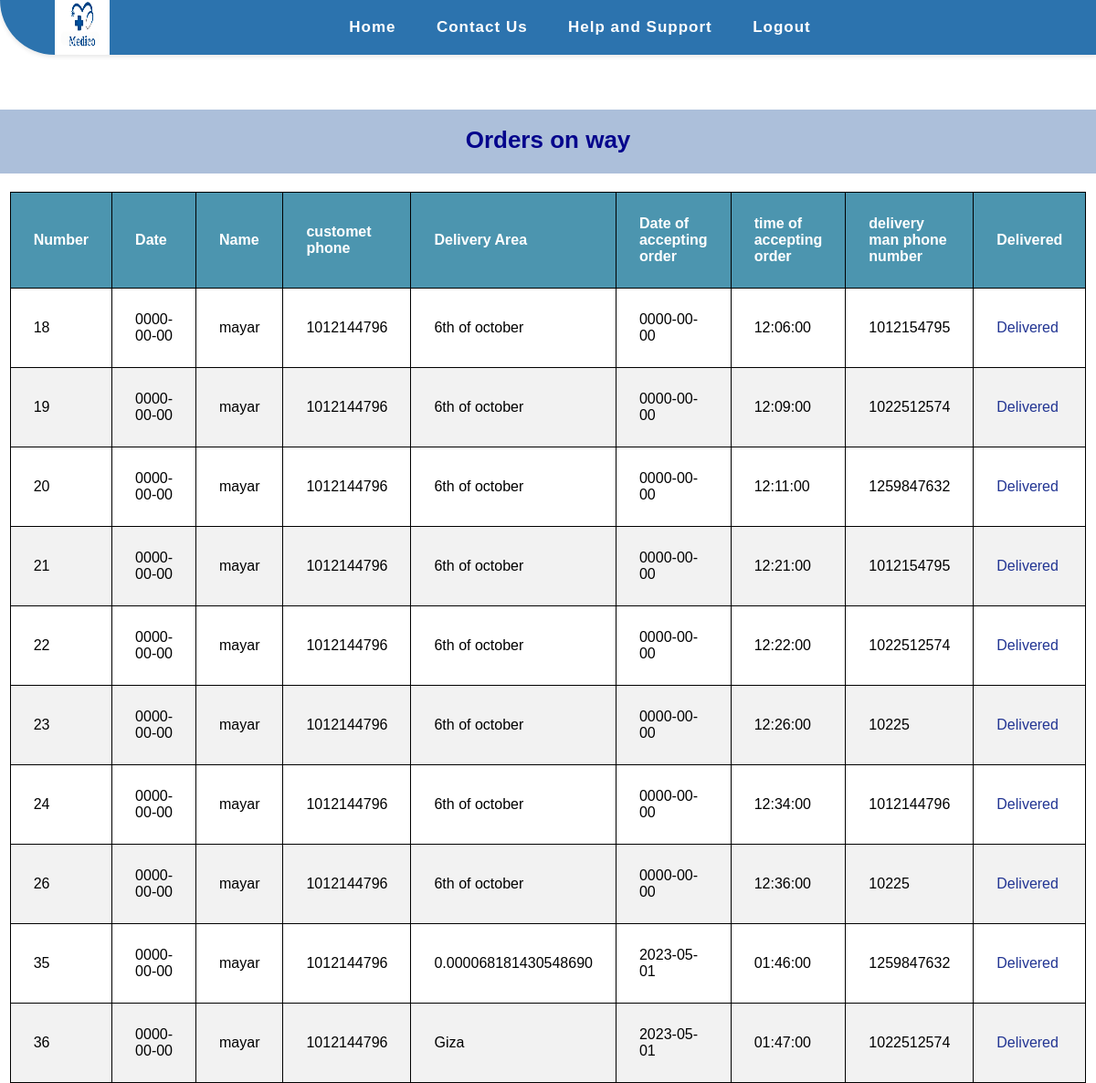
Screenshot of /order_on_way.php (signed in) with the database file from the repository.
### tables this page shows
CREATE TABLE `orders` (
  `id_of_order` int(11) NOT NULL,
  `pharmacy_id` int(11) NOT NULL,
  `opatient_id` int(11) NOT NULL,
  `ord_id` int(11) NOT NULL,
  `order_date` date NOT NULL,
  `order_time` time NOT NULL,
  `patient_address` varchar(255) NOT NULL,
  `prescription` mediumtext NOT NULL,
  `message` varchar(255) NOT NULL,
  `dtime` time NOT NULL,
  `dday` date NOT NULL,
  `dphone` int(11) NOT NULL,
  `date_of_accept` date NOT NULL,
  `time_of_accept` time NOT NULL,
  `activity` varchar(255) NOT NULL
);

CREATE TABLE `patient` (
  `id` int(11) NOT NULL,
  `first_name` varchar(255) NOT NULL,
  `last_name` varchar(255) NOT NULL,
  `gender` varchar(255) NOT NULL,
  `occupation` varchar(255) NOT NULL,
  `marital_status` varchar(255) NOT NULL,
  `email` varchar(255) NOT NULL,
  `allergies` varchar(255) NOT NULL,
  `blood_type` varchar(255) NOT NULL,
  `age` int(11) NOT NULL,
  `phone` int(11) NOT NULL,
  `emergency_contact` int(11) NOT NULL,
  `address` varchar(255) NOT NULL,
  `password` int(11) NOT NULL
);

### order_on_way.php (the view, shortened to what this page needs)
<?php
include "shared/conn.php";
if (isset($_SESSION['pharmacy'])) {
    $select = "SELECT * FROM `orders` JOIN `patient` ON
    orders.opatient_id = patient.id WHERE orders.activity != 'no' ";
    $sel = mysqli_query($connect , $select);
    ?>
<!DOCTYPE html>
<html lang="en">
<head>
    <link rel="stylesheet" href="CSS/footer.css">
    <link rel="stylesheet" href="CSS/pharmacy's view.css">
</head>
<body>
    <nav>
        <div class="logo">
            <a href="#"><img src="Images/medico.png" alt="Medico Logo"></a>
        </div>
        <ul class="nav-links">
            <li><a href="index.php">Home</a></li>
            <li><a href="#">Contact Us</a></li>
            <li><a href="#">Help and Support</a></li>
            <li><a href="home.html">Logout</a></li>
        </ul>
    </nav>
    <h1 class="h1_text" id="Requests">Orders on way</h1>
    <table>
        <thead>
            <tr>
                <th>Number</th>
                <th>Date</th>
                <th>Name</th>
                <th>customet phone</th>
                <th>Delivery Area</th>
                <th>Date of accepting order</th>
                <th>time of accepting order</th>
                <th>delivery man phone number</th>
                <th>Delivered</th>
            </tr>
        </thead>
        <tbody>
            <?php foreach($sel as $s){ ?>
            <tr>
                <td><?php echo $s['id_of_order']; ?></td>
                <td><?php echo $s['order_date']; ?></td>
                <td><?php echo $s['first_name']; ?></td>
                <td><?php echo $s['phone']; ?></td>
                <td><?php echo $s['patient_address']; ?></td>
                <td><?php echo $s['date_of_accept']; ?></td>
                <td><?php echo $s['time_of_accept']; ?></td>
                <td><?php echo $s['dphone']; ?></td>
                <td><a href="order_delivered.php?finished=<?php echo $s['id_of_order']; ?>">Delivered</a></td>
            </tr>
            <?php } ?>
        </tbody>
    </table>
    <?php }?>
</body>
</html>

### CSS/footer.css (style rules this page uses)
body { min-height: 100vh; }
a { color: #223593; text-decoration: none; }

### CSS/pharmacy's view.css (style rules this page uses)
* { padding: 0; margin: 0; box-sizing: border-box; font-family: 'Poppins', sans-serif; }
nav { display: flex; justify-content: space-between; align-items: center; background-color: #2c73ae; height: 60px; padding: 0 50px; box-shadow: 0px 2px 5px rgba(0, 0, 0, 0.1); border-bottom-left-radius: 60px; }
.logo { width: 60px; height: 60px; margin-left: 10px; }
.logo img { width: 100%; height: 100%; }
.nav-links { display: flex; justify-content: space-around; width: 50%; }
.nav-links li { list-style: none; }
.nav-links a { color: #ffffff; text-decoration: none; font-weight: bold; font-size: 17px; letter-spacing: 1px; }
.nav-links li { opacity: 1; transition: opacity 0.5s ease-in-out; margin: 10px 0; }
.h1_text { text-align: center; color: rgb(4, 4, 140); font-size: 26px; padding-top: 18px; font-weight: bold; margin-top: 60px; margin-bottom: 20px; background-color: #295aa063; height: 70px; }
table { border-collapse: collapse; width: 98%; margin: auto; }
th, td { text-align: left; padding: 25px; border: 1px solid black; }
th { background-color: #4c95af; color: white; }
tr:nth-child(even) { background-color: #f2f2f2; }

### rows the page displays
orders: id_of_order "18", order_date "0000-00-00", opatient.first_name "mayar", opatient.phone "1012144796", patient_address "6th of october", date_of_accept "0000-00-00", time_of_accept "12:06:00", dphone "1012154795"
orders: id_of_order "19", order_date "0000-00-00", opatient.first_name "mayar", opatient.phone "1012144796", patient_address "6th of october", date_of_accept "0000-00-00", time_of_accept "12:09:00", dphone "1022512574"
orders: id_of_order "20", order_date "0000-00-00", opatient.first_name "mayar", opatient.phone "1012144796", patient_address "6th of october", date_of_accept "0000-00-00", time_of_accept "12:11:00", dphone "1259847632"
orders: id_of_order "21", order_date "0000-00-00", opatient.first_name "mayar", opatient.phone "1012144796", patient_address "6th of october", date_of_accept "0000-00-00", time_of_accept "12:21:00", dphone "1012154795"
orders: id_of_order "22", order_date "0000-00-00", opatient.first_name "mayar", opatient.phone "1012144796", patient_address "6th of october", date_of_accept "0000-00-00", time_of_accept "12:22:00", dphone "1022512574"
orders: id_of_order "23", order_date "0000-00-00", opatient.first_name "mayar", opatient.phone "1012144796", patient_address "6th of october", date_of_accept "0000-00-00", time_of_accept "12:26:00", dphone "10225"
orders: id_of_order "24", order_date "0000-00-00", opatient.first_name "mayar", opatient.phone "1012144796", patient_address "6th of october", date_of_accept "0000-00-00", time_of_accept "12:34:00", dphone "1012144796"
orders: id_of_order "26", order_date "0000-00-00", opatient.first_name "mayar", opatient.phone "1012144796", patient_address "6th of october", date_of_accept "0000-00-00", time_of_accept "12:36:00", dphone "10225"
orders: id_of_order "35", order_date "0000-00-00", opatient.first_name "mayar", opatient.phone "1012144796", patient_address "0.000068181430548690", date_of_accept "2023-05-01", time_of_accept "01:46:00", dphone "1259847632"
orders: id_of_order "36", order_date "0000-00-00", opatient.first_name "mayar", opatient.phone "1012144796", patient_address "Giza", date_of_accept "2023-05-01", time_of_accept "01:47:00", dphone "1022512574"
